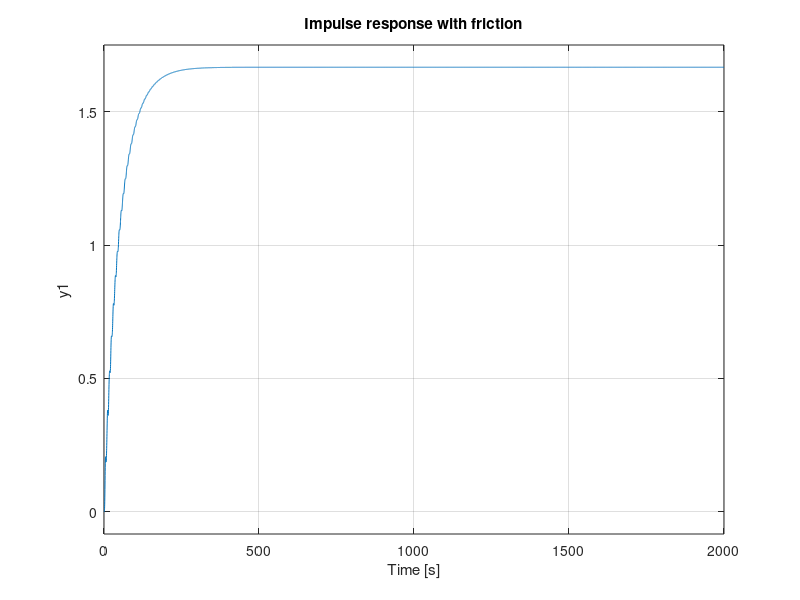
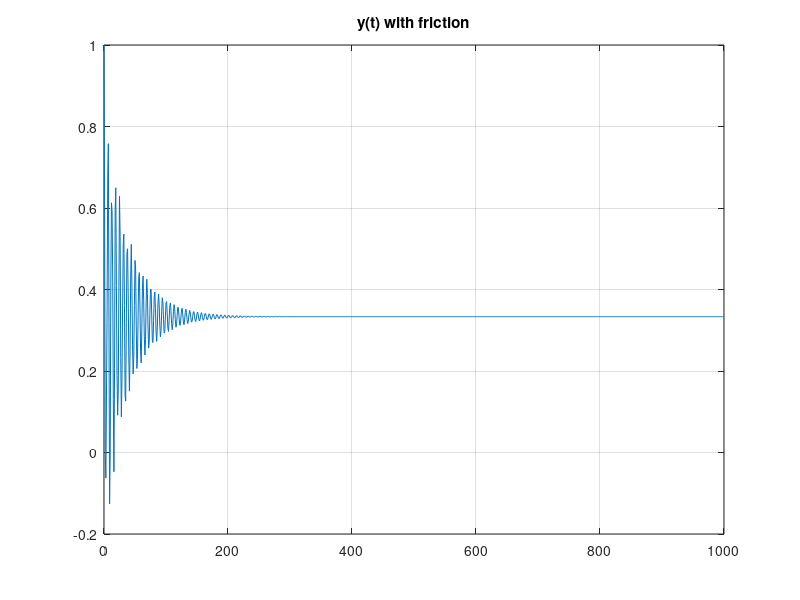
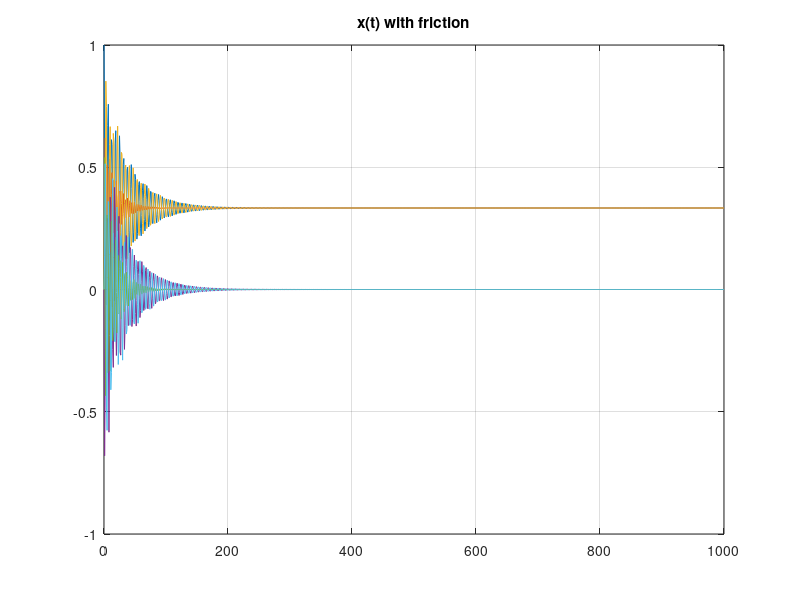
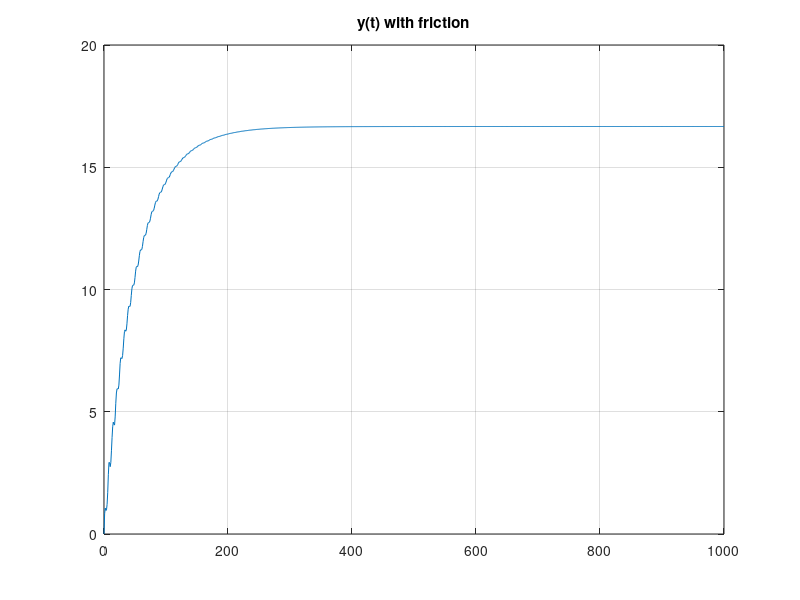

Here is the MATLAB script that generated these plots, in order: (Note: this script raises an error after producing the figures.)

% -------------------------------------------------------------------------
% MODEL 
% -------------------------------------------------------------------------

% mass
m1 = 10; m2 = 10; m3 = 10;

% spring coeff
k1 = 10; k2 = 10;

% dumpers coeff
c1 = 0.3; c2 = 0.3;

% friction coeff
x1 = 0.2; x2 = 0.2; x3 = 0.2;

% System matrix
A = [ 0      0        0        1        0        0;
      0      0        0        0        1        0;
      0      0        0        0        0        1;
      -k1/m1 k1/m1    0   -(c1+x1)/m1  c1/m1     0;
      k1/m2  -(k1+k2)/m2   k2/m2   c1/m2    -(c1+c2+x2)/m2  c2/m2;
      0      k2/m3        -k2/m3    0   c2/m3 -(c2+x3)/m3 ];
% Input matrix
B = [0; 0; 0; 0; 0; 1/m3];

% Output matrix
C = [1 0 0 0 0 0];

% Feedthrough matrix
D = 0;

sys_f = ss(A,B,C,D);

% ----------------------------------------------------------------------
% 1 Check the stability of the system (simple/asymptotic/BIBO) and plot 
% poles and zeros of the system. 
% ----------------------------------------------------------------------

eigenval = eig(A);


% eigenvalues with real part > 0
% simple stability, asymptotic stability, bibo stability

% ----------------------------------------------------------------------
% 2 Plot the impulse response of the system.
%  Is the response bounded?
% ----------------------------------------------------------------------

figure;
impulse(sys_f,2000);
title('Impulse response with friction');
grid on;

% yes

% -------------------------------------------------------------------------
% 3 Plot the free response of both the output (y(t))
%  and the state(x(t)) to the initial conditionx0=[1,0,0,0,0,0]T.
% Are thestate and output signals bounded? Why is that?
% -------------------------------------------------------------------------

x0 = [1 0 0 0 0 0]';
t = 0:1:1000;
[y1,t1,x1] = initial(sys_f,x0,t);

figure; plot(t1,y1); title('y(t) with friction'); grid on;
figure; plot(t1,x1); title('x(t) with friction'); grid on;

% yes , beacuse of dumpers and friction the vagons will stop

% -------------------------------------------------------------------------
% 4 Plot the free response of both the output (y(t))
% and the state (x(t)) to the initial condition x0 = [0, 0, 0, 1, 0, 0]T.
% Are the state and output signals bounded?
% -------------------------------------------------------------------------

x0 = [0 0 0 1 0 0]';
t = 0:1:1000;
[y1,t1,x1] = initial(sys_f,x0,t);

figure; plot(t1,y1); title('y(t) with friction'); grid on;
figure; plot(t1,x1); title('x(t) with friction'); grid on;

% yes , beacuse of dumpers and friction the vagons will stop

% -------------------------------------------------------------------------
% 5 Find the frequency f1, f2 corresponding to -28dB and -50dB gain of the
% Bode diagram.
% Compute two zero-orderhold discretization of the system with f1 and f2
%  as sampling frequencies.
%  Plot the free response of the state
% (x(t)) to the initial condition x0 = [1, 0, 0, 0, 0, 0]T
% in both cases and compare them with the continuous time
% response. What are the difference, and why?
% -------------------------------------------------------------------------

[mag,phase,w] = bode(sys_f);
mag_db = 20*log10(squeeze(mag));

idx1 = find(mag_db <= -28, 1, 'first');
idx2 = find(mag_db <= -50, 1, 'first');

w1 = w(idx1);
w2 = w(idx2);

f1 = w1/(2*pi);
f2 = w2/(2*pi);

Ts1 = 1/f1;
Ts2 = 1/f2;

sysd1 = c2d(sys_f, Ts1, 'zoh');
sysd2 = c2d(sys_f, Ts2, 'zoh');

figure;
subplot(3,1,1); initial(sys_f, x0, 20); title('Continuous');
subplot(3,1,2); initial(sysd1, x0, 20); title('Discrete f1');
subplot(3,1,3); initial(sysd2, x0, 20); title('Discrete f2');

% f1 more precise

% -------------------------------------------------------------------------
% 6 Study the root locus of the system and study what is the maximum value
%  of the gain K that keeps the system stable.
% -------------------------------------------------------------------------

Kvec = 0:0.01:10;   % tanti valori di K
figure; 
rlocus(sys_f,Kvec); 
grid on; 
title('Root Locus sistema con attrito');

poles = rlocus(sys_f,Kvec);


% Trova il primo K per cui un polo entra nel semipiano destro
stable = true(size(Kvec));

for i = 1:length(Kvec)
    if any(real(poles(:,i)) >= 0)
        stable(i) = false;
    end
end

% Il massimo K stabile è l'ultimo K prima dell'instabilità
Kmax = Kvec(find(stable,1,'last'))

% -------------------------------------------------------------------------
% 7 Check whether the system is controllable.
% -------------------------------------------------------------------------

Mc = ctrb(A, B);
rank_Mc = rank(Mc);
rank_Mc == size(A,1)

% -------------------------------------------------------------------------
% 8 Check whether the system is observable.
% -------------------------------------------------------------------------

Ob = obsv(A,C);
rank_Ob = rank(Ob);
rank_Ob == size(A,1)

% -------------------------------------------------------------------------
% 8 Find a matrix K that makes the system asymptotically stable
% -------------------------------------------------------------------------


desired_poles = [-1 -2 -3 -4 -5 -6];
K = place(A,B,desired_poles)
